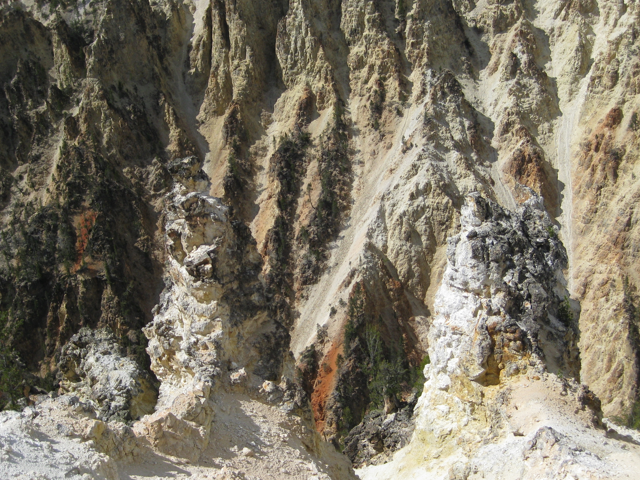
%> input picture toolbox-o/visiondata/yellowstone_left.png, 640 x 480 px
$ octave UncalibratedStereoRectificationExample.m   (GNU Octave 9; MATLAB toolbox functions it lacks are replaced by stand-ins)
%> lines starting %> are read from the running program, lines starting %| are printed output that depends on the picture
%% Uncalibrated Stereo Image Rectification
% This example shows how to use the |estimateFundamentalMatrix|,
% |estimateUncalibratedRectification|, and |detectSURFFeatures| functions
% to compute the rectification of two uncalibrated images, where the camera
% intrinsics are unknown.
%
% Stereo image rectification projects images onto a common image plane in
% such a way that the corresponding points have the same row coordinates.
% This process is useful for stereo vision, because the 2-D stereo
% correspondence problem is reduced to a 1-D problem. As an example, stereo
% image rectification is often used as a pre-processing step for
% <StereoCalibrationAndSceneReconstructionExample.html computing disparity>
% or creating anaglyph images.
%
%  Copyright 2004-2014 The MathWorks, Inc.

%% Step 1: Read Stereo Image Pair
% Read in two color images of the same scene, which were taken from
% different positions. Then, convert them to grayscale. Colors are not
% required for the matching process.
I1 = imread('yellowstone_left.png');
%> I1 is the input picture: size 480x640x3 uint8; mean R, G, B 123.6, 116.5, 100.8
I2 = imread('yellowstone_right.png');
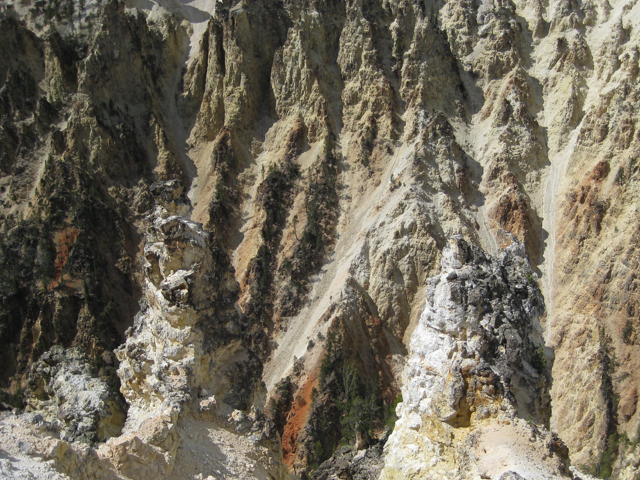
%> input picture toolbox-o/visiondata/yellowstone_right.png, 640 x 480 px
%> I2 is the input picture: size 480x640x3 uint8; mean R, G, B 114.2, 107.3, 91.9

% Convert to grayscale.
I1gray = rgb2gray(I1);
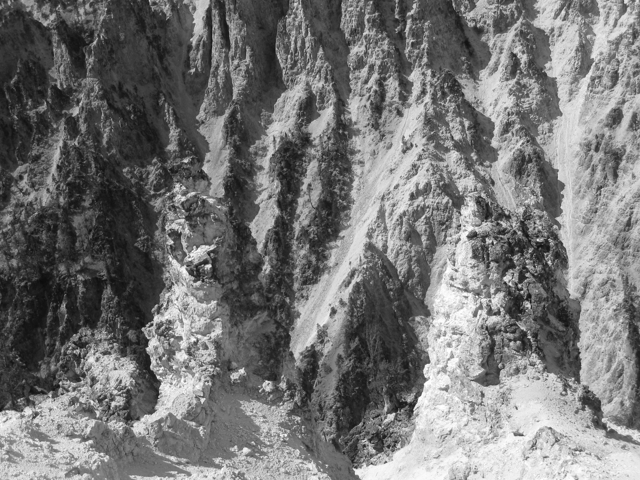
%> I1gray: size 480x640 uint8; min 11, max 255, mean 116.8
I2gray = rgb2gray(I2);
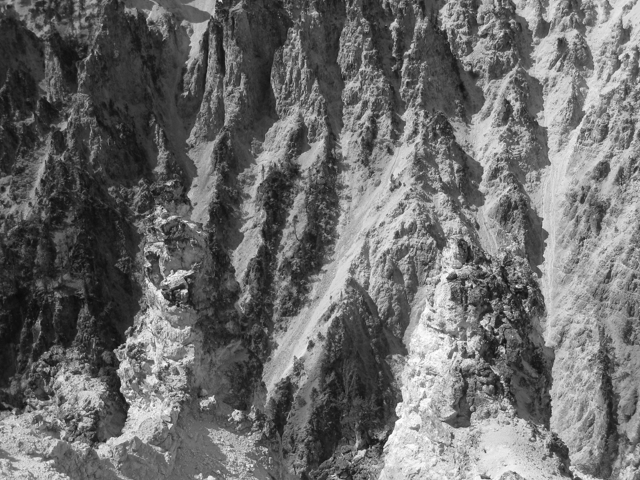
%> I2gray: size 480x640 uint8; min 9, max 255, mean 107.6

%%
% Display both images side by side. Then, display a color composite
% demonstrating the pixel-wise differences between the images.
figure;
imshowpair(I1, I2,'montage');
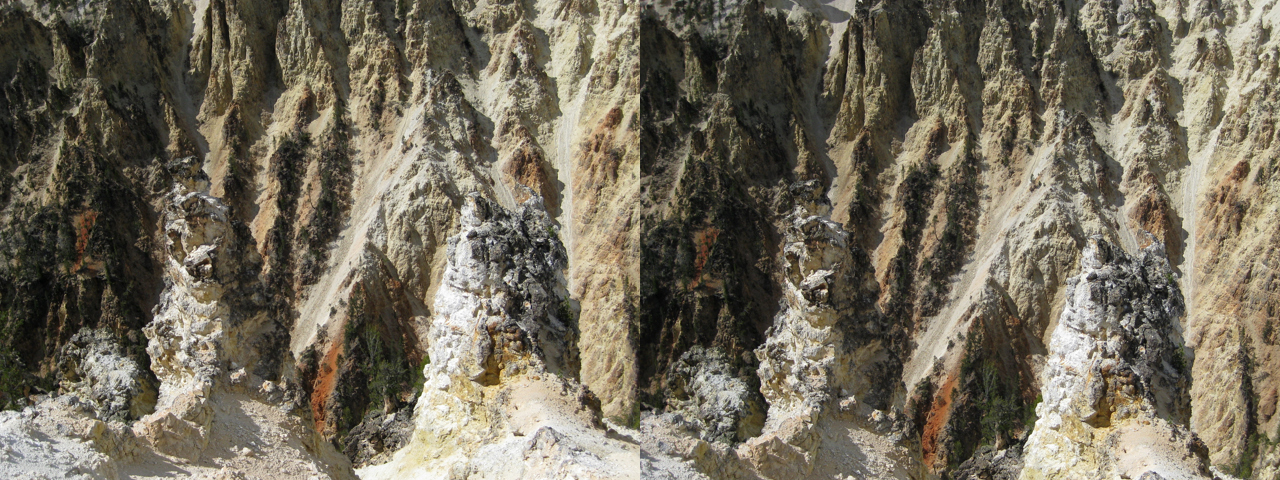
%> displayed picture: size 480x1280x3, on the screen's scale of 0 to 255; mean R, G, B 114.5, 107.3, 91.3
title('I1 (left); I2 (right)');
figure;
imshow(stereoAnaglyph(I1,I2));
%> (this line was passed over: stereoAnaglyph is not available in this run)
title('Composite Image (Red - Left Image, Cyan - Right Image)');

%%
% There is an obvious offset between the images in orientation and
% position. The goal of rectification is to transform the images, aligning
% them such that corresponding points will appear on the same rows in both
% images.

%% Step 2: Collect Interest Points from Each Image
% The rectification process requires a set of point correspondences between
% the two images. To generate these correspondences, you will collect
% points of interest from both images, and then choose potential matches
% between them. Use |detectSURFFeatures| to find blob-like features in both
% images.
%> (the run ends here)
